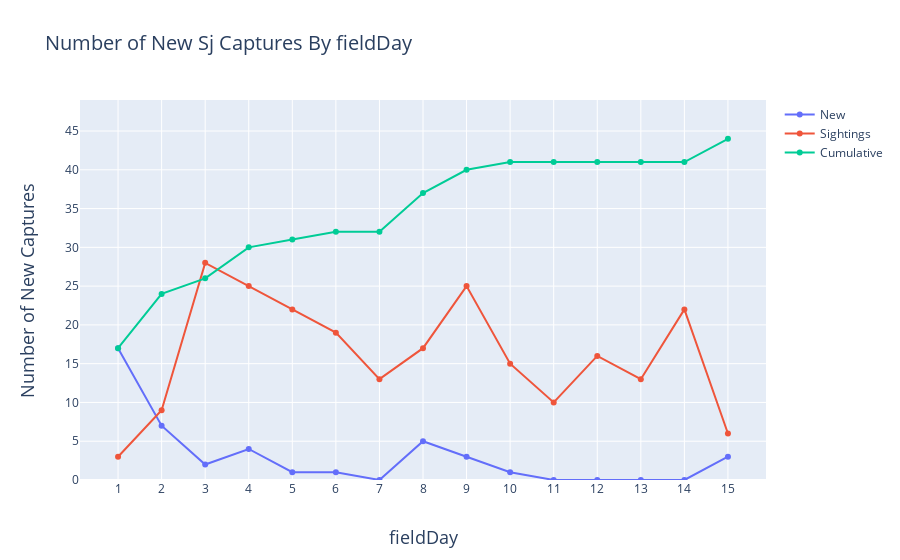

The cell this chart's notebook holds for it:
### Markdown cell above
## _Sceloporus jarrovii_

### Code cell
species ='Sj'
# from datetime import datetime
New = go.Scatter(x=nCaptures.loc[nCaptures.Species==species].fieldDay.sort_values(), 
                y=nCaptures.loc[nCaptures.Species==species].New,
               mode = 'lines+markers',  name = 'New')
Sighting =  go.Scatter(x=nCaptures.loc[nCaptures.Species==species].fieldDay.sort_values(), 
                y=nCaptures.loc[nCaptures.Species==species].Sighting,
               mode = 'lines+markers',  name = 'Sightings')
Cumulative =  go.Scatter(x=nCaptures.loc[nCaptures.Species==species].fieldDay.sort_values(), 
                y=nCaptures.loc[nCaptures.Species==species].cumulativeNew,
               mode = 'lines+markers',  name = 'Cumulative')

data = [New,Sighting,Cumulative]
layout = go.Layout(
    title = 'Number of New {} Captures By fieldDay'.format(species),
    titlefont = dict(
        size = 20),
    xaxis = dict(
        dtick = 1,
        title = 'fieldDay',
        titlefont = dict(
            size = 18)),
    yaxis = dict(
        title = 'Number of New Captures',
        titlefont = dict(
            size = 18),
    range=[0,nCaptures.loc[nCaptures.Species==species].cumulativeNew.max()+5]))
fig = go.Figure(
        data = data,
        layout = layout)

iplot(fig,
         filename = 'Number of New {} Captures By fieldDay for {}.html'.format(species, year))

### Figure 1 — Plotly figure (JSON) as saved in the notebook; plotly's stock layout.template omitted (floating-point values rounded to 4 significant figures)
{"data": [{"mode": "lines+markers", "name": "New", "type": "scatter", "x": [1, 2, 3, 4, 5, 6, 7, 8, 9, 10, 11, 12, 13, 14, 15], "y": [17, 7, 2, 4, 1, 1, 0, 5, 3, 1, 0, 0, 0, 0, 3]}, {"mode": "lines+markers", "name": "Sightings", "type": "scatter", "x": [1, 2, 3, 4, 5, 6, 7, 8, 9, 10, 11, 12, 13, 14, 15], "y": [3, 9, 28, 25, 22, 19, 13, 17, 25, 15, 10, 16, 13, 22, 6]}, {"mode": "lines+markers", "name": "Cumulative", "type": "scatter", "x": [1, 2, 3, 4, 5, 6, 7, 8, 9, 10, 11, 12, 13, 14, 15], "y": [17, 24, 26, 30, 31, 32, 32, 37, 40, 41, 41, 41, 41, 41, 44]}], "layout": {"title": {"font": {"size": 20}, "text": "Number of New Sj Captures By fieldDay"}, "xaxis": {"dtick": 1, "title": {"font": {"size": 18}, "text": "fieldDay"}}, "yaxis": {"range": [0, 49], "title": {"font": {"size": 18}, "text": "Number of New Captures"}}}}
